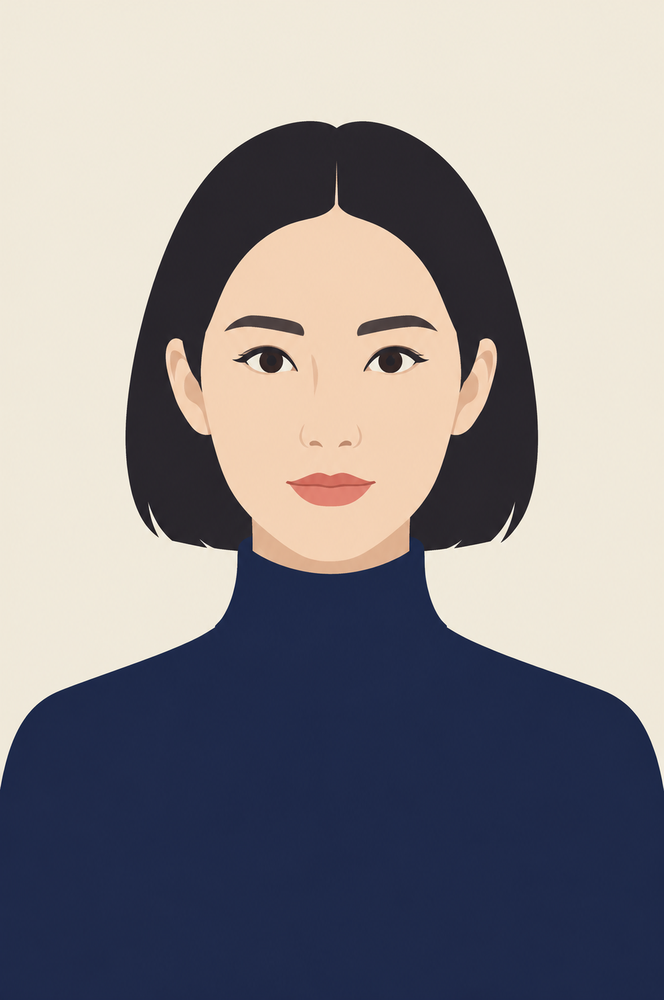
#> input picture examples/sheet-S5.png, 664 x 1000 px, shrunk from 1360 x 2048 before the run
$ python colors_probe.py ../examples/sheet-S5.png
#> lines starting #> are read from the running program, lines starting #| are printed output that depends on the picture; after the words box and inside, x2 and y2 are one past the last pixel; in counts of white or black regions, pixels touching at a corner belong together
"""极简标定：只算几个已知精确色的包围盒与簇中心（缩图后算，避开 CPU 争用）。

设定稿是扁平矢量图，颜色是**精确值**，所以不需要任何颜色启发式：
把 palette_map 打印出的色值填进 COLORS，就能拿到每个部件的准确位置。
"""
import sys
from collections import Counter

import numpy as np
from PIL import Image
from scipy import ndimage as ndi

COLORS = [
    ("bg", "#F4ECE0"),
    ("skinA", "#F4C89C"),
    ("skinB", "#F4C498"),
    ("skinShadow", "#E8B080"),
    ("hair", "#282424"),
    ("hairDeep", "#1C1818"),
    ("knit", "#202C44"),
]


def main():
    a = np.asarray(Image.open(sys.argv[1]).convert("RGB"))
#> a is the input picture: shape (1000, 664, 3); mean R, G, B 142.3, 139, 141.8
    H, W = a.shape[:2]
#> H = 1000; W = 664
    print(f"画布 {W}x{H}")
#| 画布 664x1000
    for name, hexv in COLORS:
        c = np.array([int(hexv[1:3], 16), int(hexv[3:5], 16), int(hexv[5:7], 16)], dtype=np.int16)
        m = np.abs(a.astype(np.int16) - c).max(axis=2) <= 5
        n = int(m.sum())
        if n < 100:
            print(f"{name:11s} {hexv}  缺")
            continue
        ys, xs = np.where(m)
        lab, k = ndi.label(m, structure=np.ones((3, 3)))
        clusters = []
        for i in range(1, k + 1):
            yy, xx = np.where(lab == i)
            if len(xx) < 100:
                continue
            clusters.append((len(xx), xx.mean(), yy.mean(), xx.min(), xx.max(), yy.min(), yy.max()))
        clusters.sort(key=lambda t: -t[0])
        print(f"{name:11s} {hexv}  px{n:7d}  bbox x{xs.min()}..{xs.max()} y{ys.min()}..{ys.max()}")
        for cl in clusters[:3]:
            print(f"             簇 {cl[0]:6d}px 中心({cl[1]:.0f},{cl[2]:.0f}) 框 x{cl[3]}..{cl[4]} y{cl[5]}..{cl[6]}")
#> this loop made 7 passes
#> n on passes 2, 3, 4, 6: 5, 4, 1, 85
#> (n, k) on passes 1, 5, 7: (142803, 1951), (856, 377), (122365, 1724)
#| bg          #F4ECE0  px 142803  bbox x0..663 y0..783
#| hair        #282424  px    856  bbox x126..536 y122..549
#| knit        #202C44  px 122365  bbox x0..663 y537..999
#> pass 1, in main, `m = np.abs(a.astype(np.int16) - c).max(axis=2) <= 5`:
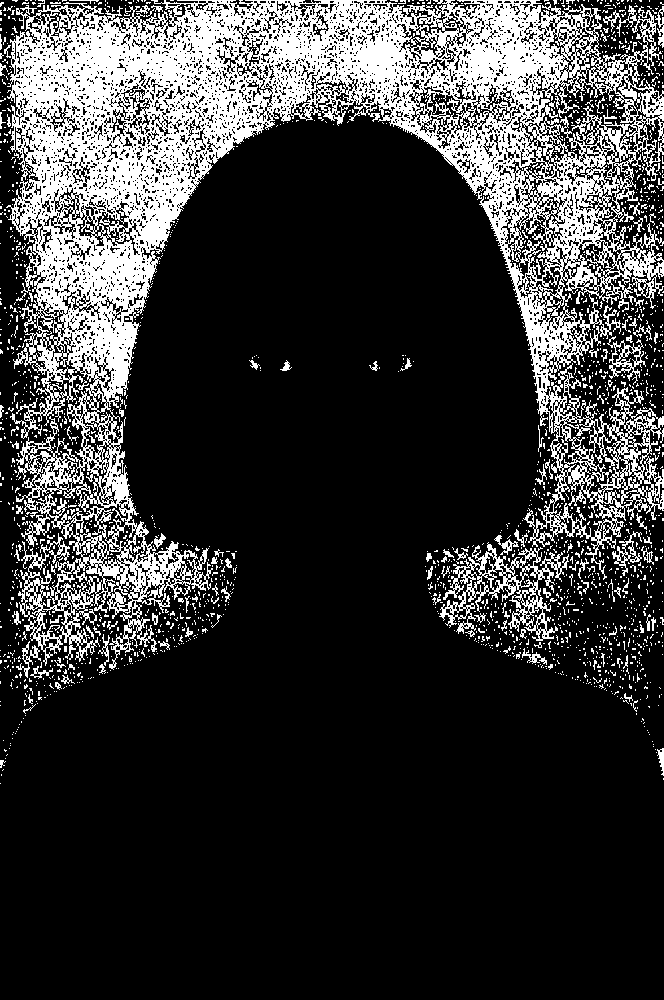
#> m: shape (1000, 664) bool; 21.5% white; 1951 white regions (1830 under 20 px), largest, box (x1, y1, x2, y2) and area: (6, 0, 664, 670) 126591, (439, 542, 569, 641) 3586, (607, 336, 646, 385) 559
#> pass 1, in main, `lab, k = ndi.label(m, structure=np.ones((3, 3)))`:
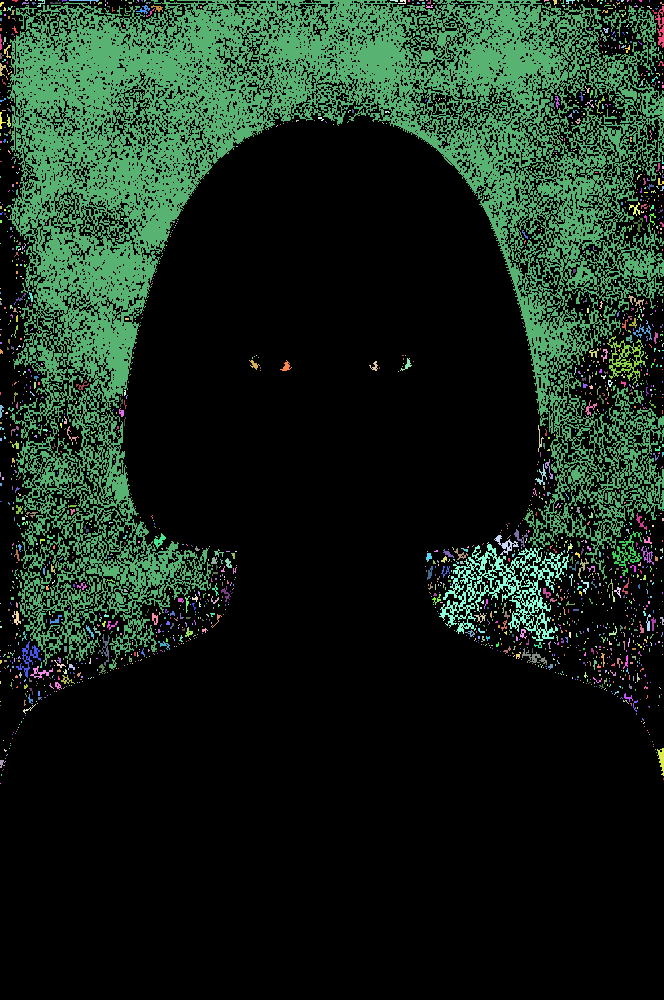
#> lab: shape (1000, 664) int32; 1952 distinct labels, from 0 to 1951; one colour per label, 0 black
#> pass 2, in main, `m = np.abs(a.astype(np.int16) - c).max(axis=2) <= 5`:
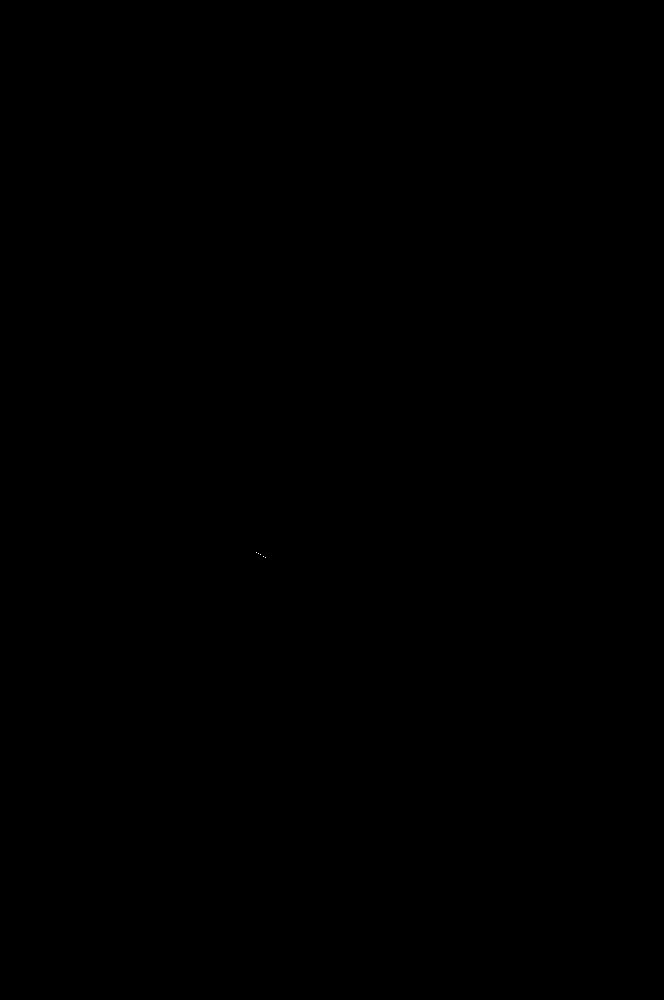
#> m: shape (1000, 664) bool; 0% white in thin lines or dots, all inside (x1, y1, x2, y2) = (256, 552, 266, 558)
#> after the loop:
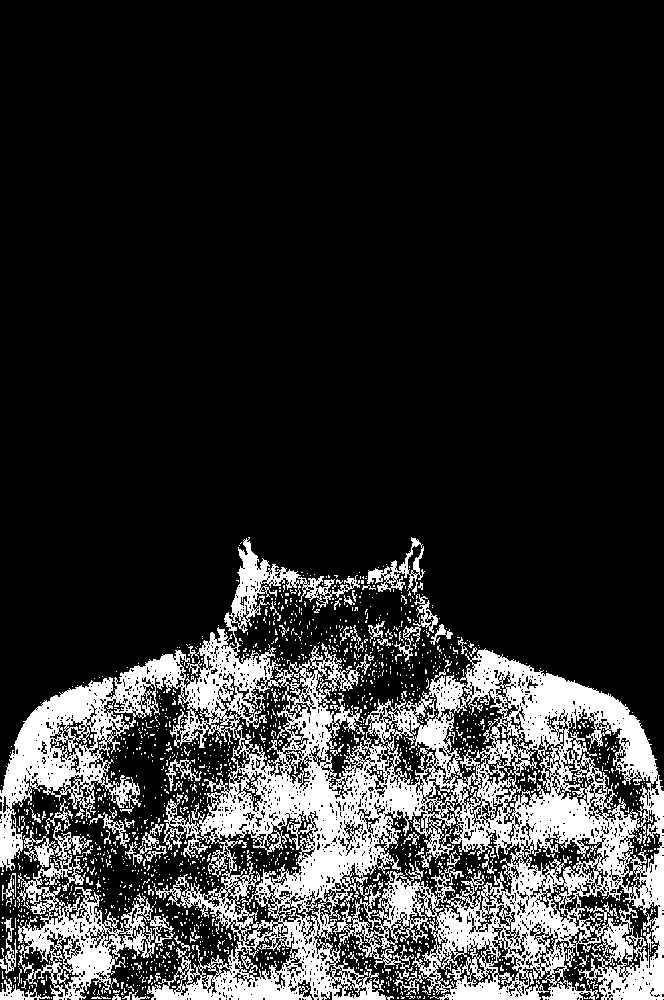
#> m: shape (1000, 664) bool; 18.4% white; 1724 white regions (1649 under 20 px), largest, box (x1, y1, x2, y2) and area: (0, 537, 664, 1000) 101749, (17, 822, 175, 1000) 8401, (367, 537, 425, 595) 939


if __name__ == "__main__":
    main()
